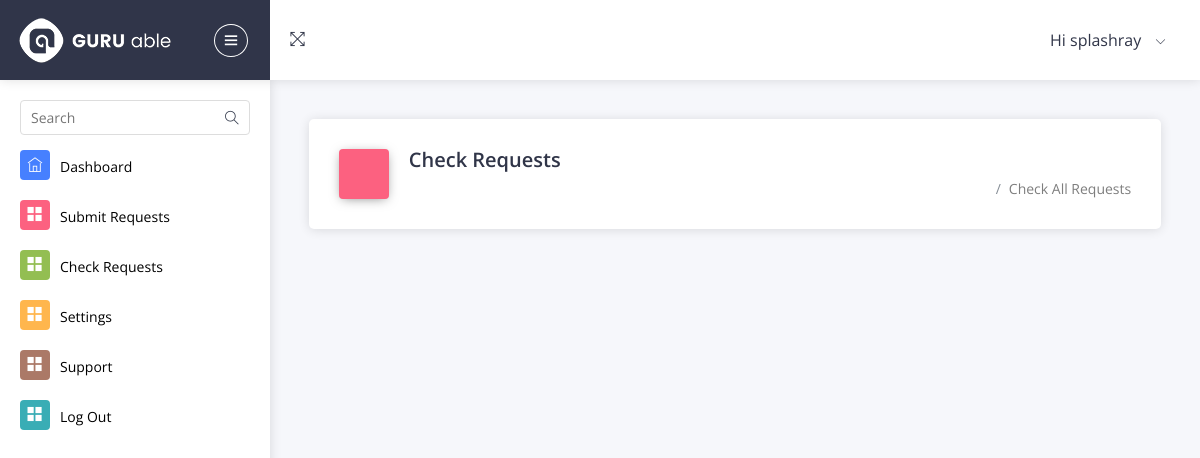
/check_request.php (signed in), run on an earlier commit of the app's database.
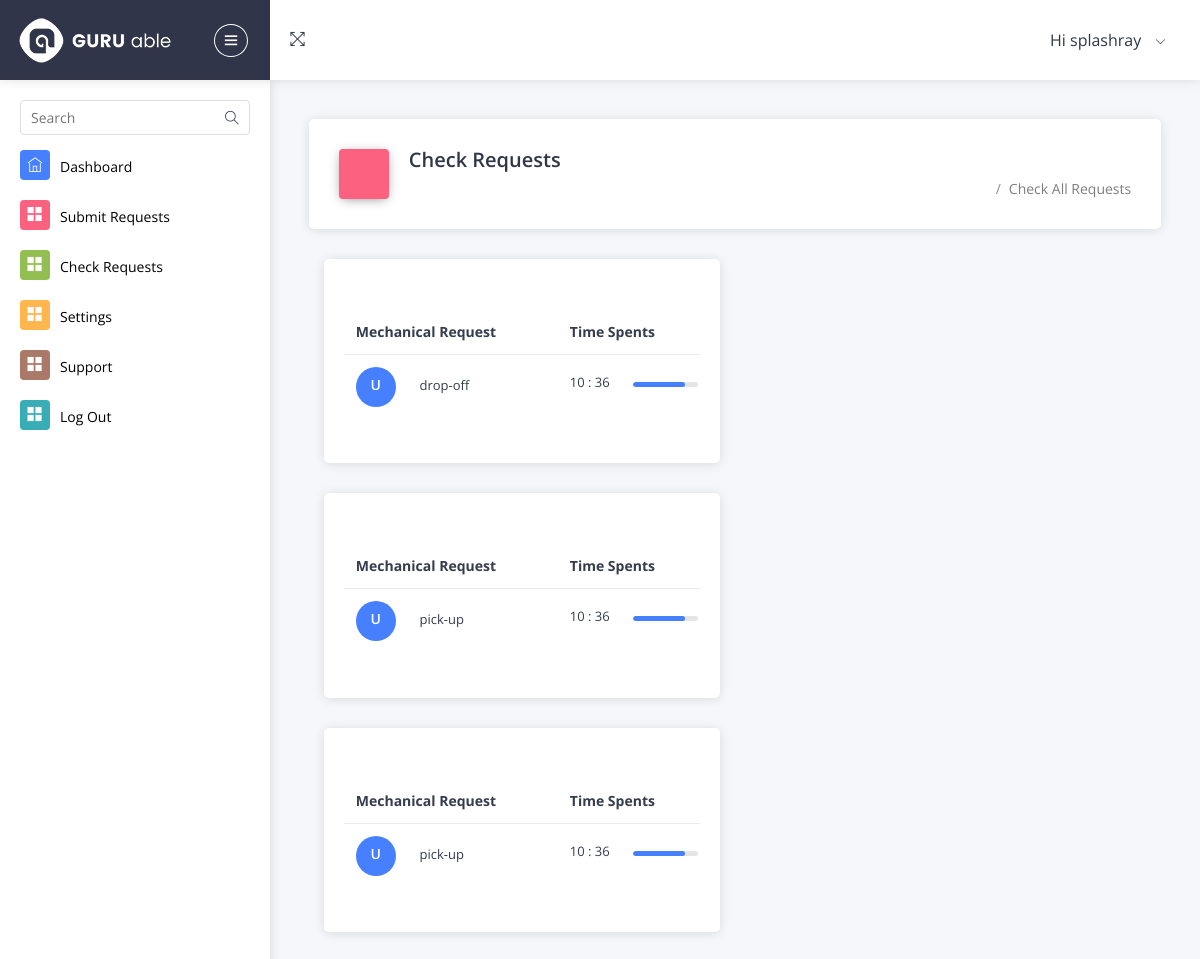
And on a later commit of the database.
### tables this page shows
CREATE TABLE `appointment` (
  `id` int(10) NOT NULL,
  `request_ref` varchar(255) NOT NULL,
  `services` varchar(255) NOT NULL,
  `request_type` varchar(255) NOT NULL,
  `name` varchar(255) NOT NULL,
  `vehicle_num` varchar(255) NOT NULL,
  `email` varchar(255) NOT NULL,
  `phone` varchar(255) NOT NULL,
  `date` varchar(255) NOT NULL,
  `time` varchar(255) NOT NULL,
  `message` varchar(255) NOT NULL,
  `address` varchar(255) NOT NULL DEFAULT 'UnRegistred User',
  `status` int(2) NOT NULL DEFAULT 0 COMMENT '0="not verify",1="verified"'
);

### check_request.php (the view, shortened to what this page needs)
<?php
 include('./includes/db.php');
if (strlen($_SESSION['id']==0)) {
  header('location:logout.php');
  ob_end_flush();
  } else{
?>
<?php  include_once('./includes/user_header.php');  ?>
<?php  include_once('./includes/user_nav.php');  ?>
            <div class="pcoded-main-container">
                <div class="pcoded-wrapper">
<?php  include_once('./includes/user_sidebar.php');  ?>
                    <div class="pcoded-content">
                        <div class="pcoded-inner-content">
                            <div class="main-body">
                                <div class="page-wrapper">
                                    <div class="page-header card">
                                        <div class="row align-items-end">
                                            <div class="col-lg-8">
                                                <div class="page-header-title">
                                                    <i class="icofont icofont icofont icofont-file-document bg-c-pink"></i>
                                                    <div class="d-inline">
                                                    <h4>Check Requests</h4>
                                                    </div>
                                                </div>
                                            </div>
                                            <div class="col-lg-4">
                                                <div class="page-header-breadcrumb">
                                                    <ul class="breadcrumb-title">
                                                        <li class="breadcrumb-item">
                                                            <a href="home.php">
                                                                <i class="icofont icofont-home"></i>
                                                            </a>
                                                        </li>
                                                        <li class="breadcrumb-item"><a href="check_request.php">Check All Requests</a>
                                                        </li>
                                                    </ul>
                                                </div>
                                            </div>
                                        </div>
                                    </div>
  <?php
$uemail= $_SESSION['email'];
$query = "SELECT * FROM  appointment WHERE email = '$uemail' ";
$display_query = mysqli_query($conn, $query);
while($row= mysqli_fetch_array($display_query)){
?>
                                    <div class="col-md-12 col-xl-6">
                                                <div class="card project-task">
                                                    <div class="card-header">
                                                    </div>
                                    <div class="card-block p-b-10">
                                                        <div class="table-responsive">
                                                            <table class="table table-hover">
                                                                <thead>
                                                                    <tr>
                                                                        <th>Mechanical Request</th>
                                                                        <th>Time Spents</th>
                                                                    </tr>
                                                                </thead>
                                                                <tbody>
                                                                    <tr>
                                                                        <td>
                                                                            <div class="task-contain">
                                                                                <h6 class="bg-c-blue d-inline-block text-center">U</h6>
                                                                                <p class="d-inline-block m-l-20">
                                <?php
                                if(isset($row['request_type'])) {   echo $row['request_type']; }
                                 ?>
                                                                                </p>
                                                                            </div>
                                                                        </td>
                                                                        <td>
                                                                            <p class="d-inline-block m-r-20">10 : 36</p>
                                                                            <div class="progress d-inline-block">
                                                                                <div class="progress-bar bg-c-blue" role="progressbar" aria-valuemin="0" aria-valuemax="100" style="width:80%">
                                                                                </div>
                                                                            </div>
                                                                        </td>
                                                                    </tr>
                                                                </tbody>
                                                            </table>
                                                        </div>
                                                    </div>
                                                </div>
                                            </div>
   <?php
                                                         }
                                                         ?>
<?php } include_once('./includes/user_footer.php') ?>

### includes/user_header.php (shortened to what this page needs)
<!DOCTYPE html>
<html lang="en">
<head>
    <link rel="stylesheet" type="text/css" href="assets/css/bootstrap/css/bootstrap.min.css">
    <link rel="stylesheet" type="text/css" href="assets/icon/themify-icons/themify-icons.css">
    <link rel="stylesheet" type="text/css" href="assets/icon/icofont/css/icofont.css">
    <link rel="stylesheet" type="text/css" href="assets/css/style.css">
    <link rel="stylesheet" type="text/css" href="assets/css/jquery.mCustomScrollbar.css">
</head>
<body>

### includes/user_nav.php (shortened to what this page needs)
<div id="pcoded" class="pcoded">
        <div class="pcoded-container navbar-wrapper">
            <nav class="navbar header-navbar pcoded-header">
                <div class="navbar-wrapper">
                    <div class="navbar-logo">
                        <a class="mobile-menu" id="mobile-collapse" href="#!">
                            <i class="ti-menu"></i>
                        </a>
                        <a href="index.html">
                            <img class="img-fluid" src="assets/images/logo.png" alt="Theme-Logo" />
                        </a>
                    </div>
                    <div class="navbar-container container-fluid">
                        <ul class="nav-left">
                            <li>
                                <a href="#!" onclick="javascript:toggleFullScreen()">
                                    <i class="ti-fullscreen"></i>
                                </a>
                            </li>
                        </ul>
                        <ul class="nav-right">
                            <li class="user-profile header-notification">
                                <a href="#!">
                                <span><?php if(isset($_SESSION['username'])){  echo 'Hi'.' '. $_SESSION['username'];}?></span>
                                    <i class="ti-angle-down"></i>
                                </a>
                            </li>
                        </ul>
                    </div>
                </div>
            </nav>

### includes/user_sidebar.php (shortened to what this page needs)
<nav class="pcoded-navbar">
                        <div class="pcoded-inner-navbar main-menu">
                            <div class="pcoded-search">
                                <div class="pcoded-search-box ">
                                    <input type="text" placeholder="Search">
                                    <span class="search-icon"><i class="ti-search" aria-hidden="true"></i></span>
                                </div>
                            </div>
                            <ul class="pcoded-item pcoded-left-item">
                                <li class="">
                                    <a href="home.php">
                                        <span class="pcoded-micon"><i class="ti-home"></i><b>D</b></span>
                                        <span class="pcoded-mtext" data-i18n="nav.dash.main">Dashboard</span>
                                    </a>
                                </li>
                                <li class="">
                                    <a href="submit_request.php">
                                        <span class="pcoded-micon"><i class="ti-layout-grid2-alt"></i></span>
                                        <span class="pcoded-mtext"  data-i18n="nav.basic-components.main">Submit Requests</span>
                                    </a>
                                </li>
                                <li class="">
                                    <a href="check_request.php">
                                        <span class="pcoded-micon"><i class="ti-layout-grid2-alt"></i></span>
                                        <span class="pcoded-mtext"  data-i18n="nav.basic-components.main">Check Requests</span>
                                    </a>
                                </li><li class="">
                                    <a href="Settings.php">
                                        <span class="pcoded-micon"><i class="ti-layout-grid2-alt"></i></span>
                                        <span class="pcoded-mtext"  data-i18n="nav.basic-components.main">Settings</span>
                                    </a>
                                </li><li class="">
                                    <a href="support.php">
                                        <span class="pcoded-micon"><i class="ti-layout-grid2-alt"></i></span>
                                        <span class="pcoded-mtext"  data-i18n="nav.basic-components.main">Support</span>
                                    </a>
                                </li><li class="">
                                    <a href="logout.php">
                                        <span class="pcoded-micon"><i class="ti-layout-grid2-alt"></i></span>
                                        <span class="pcoded-mtext"  data-i18n="nav.basic-components.main">Log Out</span>
                                    </a>
                                </li>
                            </ul>
                    </nav>

### includes/user_footer.php (shortened to what this page needs)
</div>
                            </div>
                        </div>
                    </div>
                </div>
            </div>
        </div>
    </div>
</body>
</html>

What changed in the data, as far as the page shows it:
added appointment: request_type "drop-off"
added appointment: request_type "pick-up"
added appointment: request_type "pick-up"
